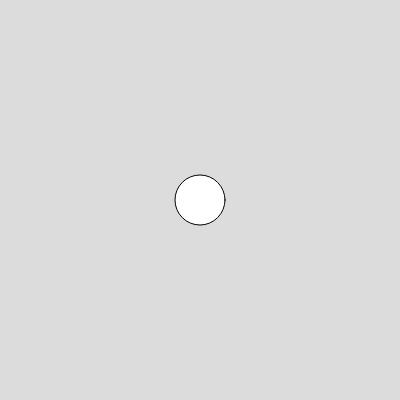
Frame 1 (no input)
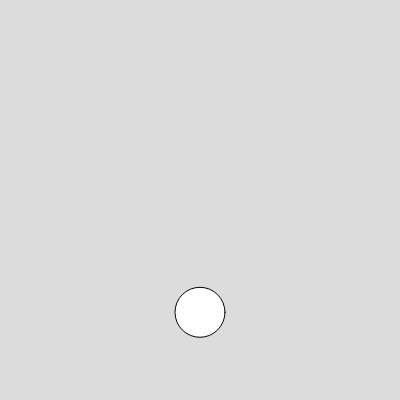
Frame 60 (no input)
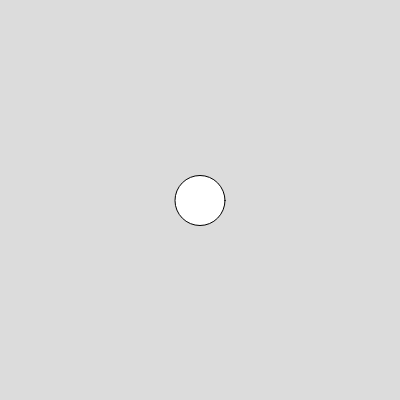
Frame 120 (the mouse pressed at the canvas centre since frame 60)

The p5.js sketch that drew these frames (run headless with seeded random() and noise() and a simulated clock; from frame 60 on, the mouse is pressed at the canvas centre):

// p5.js sketch
// ── sketch.js
let x,
  y,
  raio = 25;
let gravidade = 0.5,
  velocidadeAtual = 0;

function setup() {
  createCanvas(400, 400);
  (x = width / 2), (y = height / 2);
}

function draw() {
  background(220);
  circle(x, y, raio * 2);
  if (mouseIsPressed) {
    x = mouseX;
    y = mouseY;
    velocidadeAtual = 0;
  }
  velocidadeAtual += gravidade;
  y += velocidadeAtual;
  if (y >= height - raio) {
    y = height - raio;
    velocidadeAtual *= -0.8;
  }
}
